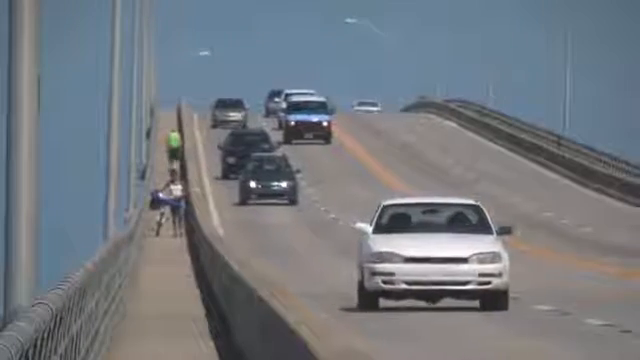
#> input picture frame 91 of ProgrammingKnowledgeTutorials/Codes/slow_trafic_small.mp4, 640 x 360 px, given in place of Lane Detection Test Video 01.mp4, which was not available
$ python road_lane_line_detection_in_video.py
#> lines starting #> are read from the running program, lines starting #| are printed output that depends on the picture; pictures that were not available may be replaced by others from this repository, and a replacement may not be noted
#> further down, frame is the input picture: shape (360, 640, 3); mean B, G, R 128.1, 121.4, 116
import cv2 as cv
import numpy as np
from matplotlib import pyplot as plt

# now we are going to find the road lanes within a video
# we are going to use video frames instead of a road image

def find_roi(img, vertices):

    mask = np.zeros_like(img)
    match_mask_color = 255
    cv.fillPoly(mask, vertices, match_mask_color)
    masked_image = cv.bitwise_and(img, mask)
    return masked_image

def draw_lanes(img, lines):
    img = np.copy(img)
    blank_image = np.zeros((img.shape[0], img.shape[1], 3), dtype=np.uint8)
    for line in lines:
        for x1, y1, x2, y2 in line:
            cv.line(blank_image, (x1, y1), (x2, y2), (0, 255, 0), thickness=5)
    img = cv.addWeighted(img, 0.8, blank_image, 1, 0.0)
    return img

# we are going to define a process method which takes video frames and find the lane lines
def process(image):

    height = image.shape[0]
#> height = 360
    width = image.shape[1]
#> width = 640

    roi_vertices = [(0, height), (650, 531), (1073, 700)]
#> roi_vertices = [(0, 360), (650, 531), (1073, 700)]
    gray_image = cv.cvtColor(image, cv.COLOR_BGR2GRAY)
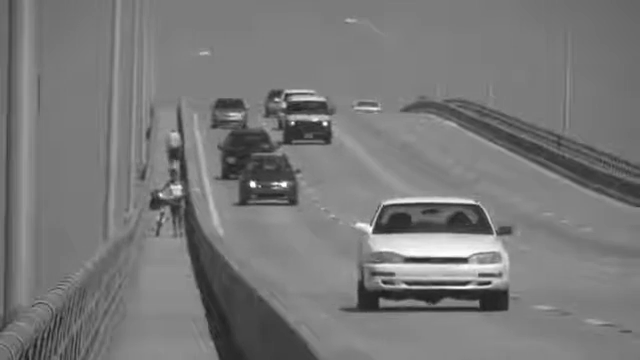
#> gray_image: shape (360, 640); min 28, max 255, mean 120.6
    canny_image = cv.Canny(gray_image, 100, 200)
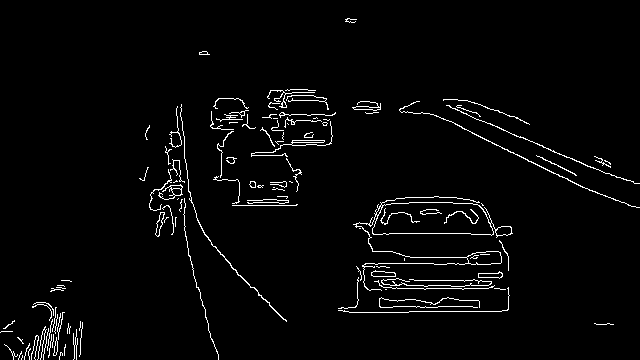
#> canny_image: shape (360, 640); 2.8% white in thin lines or dots
    roi_image = find_roi(canny_image, np.array([roi_vertices], dtype=np.int32), )
#> in find_roi, `cv.fillPoly(mask, vertices, match_mask_color)`: mask: shape (360, 640); every value is 0
    lines = cv.HoughLinesP(roi_image, rho=6, theta=np.pi/60, threshold=160, lines=np.array([]), minLineLength=20, maxLineGap=100)
#> lines = None
    lanes_image = draw_lanes(image, lines)
#> after the loop in draw_lanes, `for line in lines:`: blank_image: shape (360, 640, 3); every value is 0
    return lanes_image

cap = cv.VideoCapture("Lane Detection Test Video 01.mp4")

while cap.isOpened():

    ret, frame = cap.read()
#> (the run stopped early here; a loop or call above may not have finished)

$ run again, starting later in the video
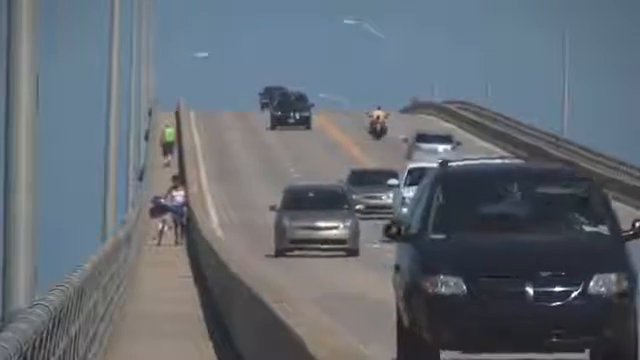
#> input picture frame 412 of ProgrammingKnowledgeTutorials/Codes/slow_trafic_small.mp4, 640 x 360 px, given in place of Lane Detection Test Video 01.mp4, which was not available
#> frame is the input picture: shape (360, 640, 3); mean B, G, R 115, 106.6, 99.1
#> in process, `gray_image = cv.cvtColor(image, cv.COLOR_BGR2GRAY)`:
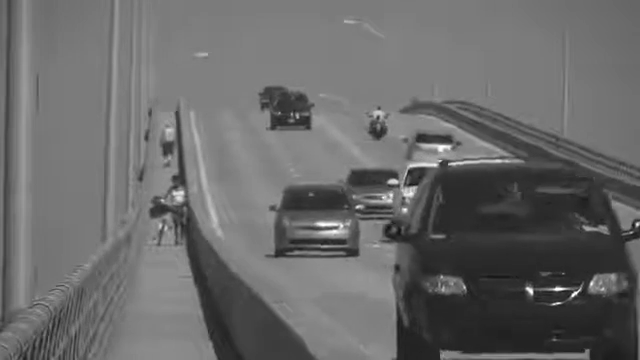
#> gray_image: shape (360, 640); min 17, max 255, mean 105.4
#> in process, `canny_image = cv.Canny(gray_image, 100, 200)`:
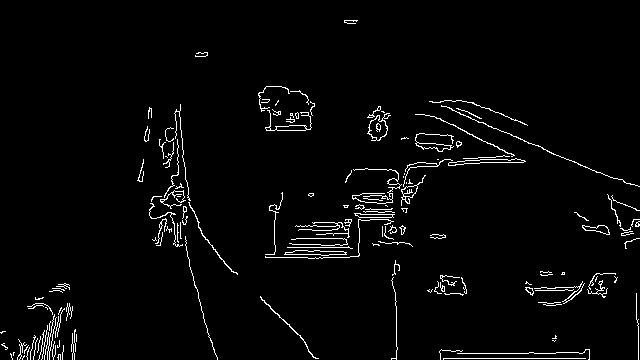
#> canny_image: shape (360, 640); 2.8% white in thin lines or dots
#> mask: shape (360, 640); every value is 0
#> lines = None

$ run again, starting later in the video
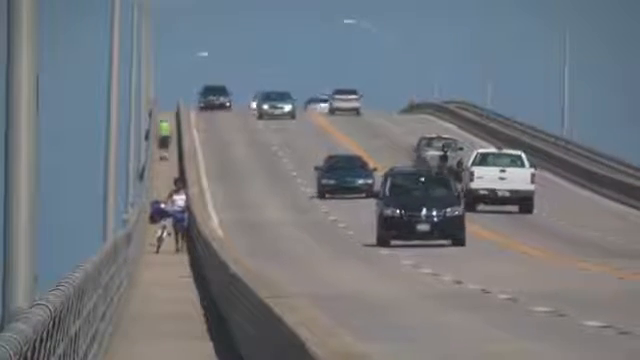
#> input picture frame 733 of ProgrammingKnowledgeTutorials/Codes/slow_trafic_small.mp4, 640 x 360 px, given in place of Lane Detection Test Video 01.mp4, which was not available
#> frame is the input picture: shape (360, 640, 3); mean B, G, R 126.6, 120.3, 115.2
#> in process, `gray_image = cv.cvtColor(image, cv.COLOR_BGR2GRAY)`:
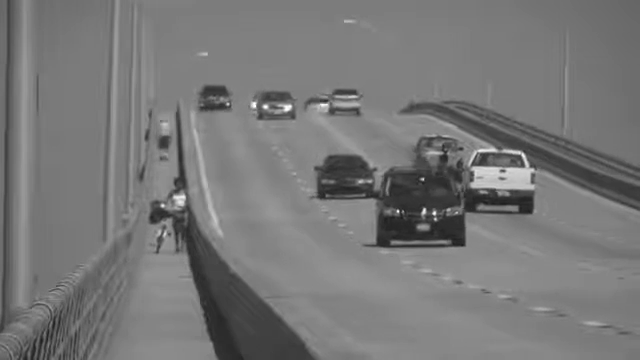
#> gray_image: shape (360, 640); min 30, max 255, mean 119.6
#> in process, `canny_image = cv.Canny(gray_image, 100, 200)`:
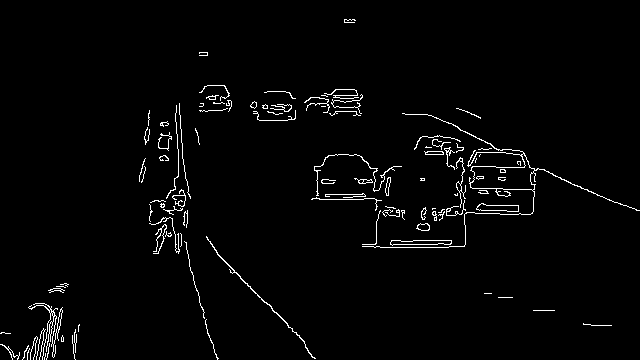
#> canny_image: shape (360, 640); 2.2% white in thin lines or dots
#> mask: shape (360, 640); every value is 0
#> lines = None
